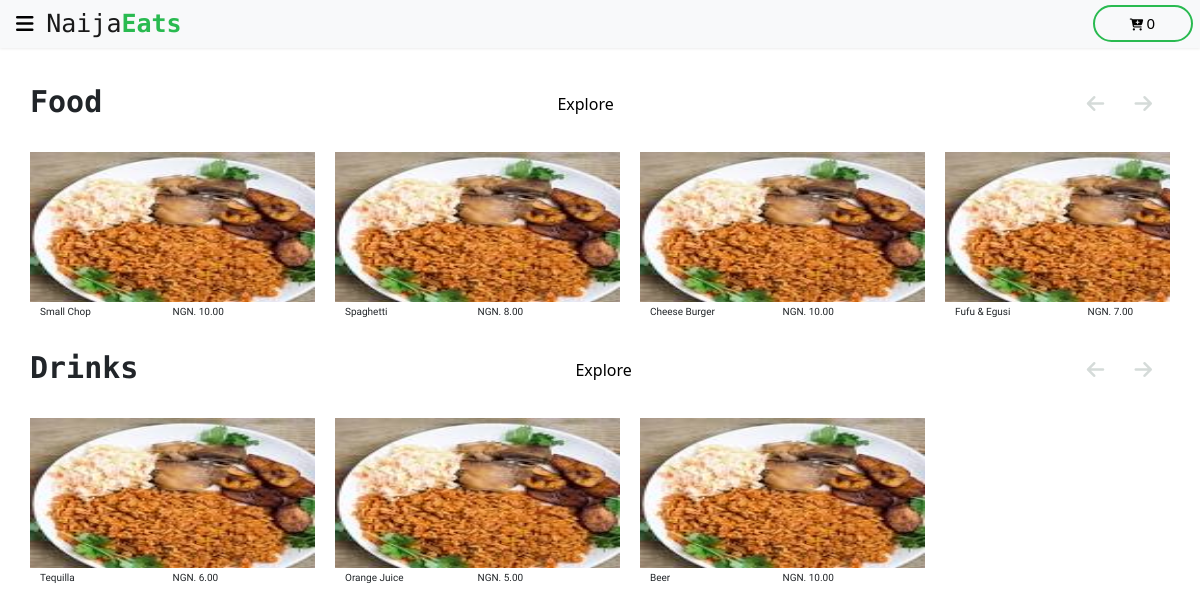
Screenshot of / (signed in) with the database file from the repository.
### app/models/category.py (models this page shows, shortened)
class Category(db.Model):
    id = db.Column(db.String(50), primary_key=True, default=generate_uuid)
    title = db.Column(db.String(30), nullable=False, unique=True)
    menu = db.relationship('MenuItem', backref='category', lazy=True)

### app/models/menu_item.py (models this page shows, shortened)
class MenuItem(db.Model):
    id = db.Column(db.String(50), primary_key=True, default=generate_uuid)
    title = db.Column(db.String(50), nullable=False)
    image_url = db.Column(db.Text, nullable=False,
                          default="../static/images/naijafoods.jpeg")
    description = db.Column(db.Text)
    price = db.Column(db.Numeric(precision=5, scale=2), nullable=False)
    category_id = db.Column(db.String(50), db.ForeignKey('category.id'),
                            nullable=False)
    user_id = db.Column(db.String(50), db.ForeignKey('user.id'),
                        nullable=True)

### app/main/routes.py (the view)
@bp.route('/')
@bp.route('/home/<previous>')
def index(previous=False):
    if current_user.is_anonymous and not previous:
        return redirect(url_for('main_bp.about'))
    categories = Category.query.all()
    return render_template('home.html', categories=categories)

### app/__init__.py (called while the page is built)
def create_app(config_class=Config):
    app = Flask(__name__)
    app.config.from_object(config_class)
    db.init_app(app=app)
    login_manager = LoginManager()
    login_manager.init_app(app)
    login_manager.login_view = 'user_bp.login'
    from app.main import bp as main_bp
    from app.user import bp as user_bp
    app.register_blueprint(main_bp)
    app.register_blueprint(user_bp)
    @login_manager.user_loader
    def load_user(user_id):
        return User.query.get(user_id)
    @app.route('/test/')
    def test_app():
        return '<h1>It seems the app is working well</h1>'
    return app

### app/templates/home.html (shortened to what this page needs)
{% extends "base.html" %}
{% block content %}
{% include 'home_nav.html' %}
{% for category in categories %}
<section>
    <div class="category-header">
        <h1>{{ category.title }}</h1>
        <a href="{{ url_for('main_bp.display_category', cat_id=category.id )}}">
            Explore
        </a>
        <div class="carousel-btns">
            <i id="left" class="fa-solid fa-arrow-left arrow-{{ category.id }}"></i>
            <i id="right" class="fa-solid fa-arrow-right arrow-{{ category.id }}"></i>
        </div>
    </div>
    <div class="wrapper">
        <div class="carousel" data-category-id="{{ category.id }}">
            {% for menu_item in category.menu %}
            <div class="item">
                <div class="food-card">
                    <img src="{{ menu_item.image_url }}" alt="...">
                    <div class="head">
                        <span>{{ menu_item.title }}</span>
                        <span>NGN. {{ menu_item.price }}</span>
                    </div>
                </div>
            </div>
            {% endfor %}
        </div>
    </div>
</section>
{% endfor %}
{% endblock %}

### app/static/style/main.css (style rules this page uses)
* { margin: 0; padding: 0; box-sizing: border-box; }
html { font-size: 10px; }
body { position: relative; font-size: 1.6rem; padding: 10px; }
a, a:link, a:visited, a:active { color: black; text-decoration: none; }

### app/static/style/food-carousel.css (style rules this page uses)
.category-header { display: flex; padding: 10px 20px; flex-direction: row; justify-content: space-between; align-items: center; }
.category-header h1 { font-size: 3rem; font-family: "Roboto Mono", monospace; font-weight: 700; line-height: 1.5; }
.carousel-btns { width: fit-content; padding: 10px; }
.carousel-btns i { background-color: #dfebe7; color: #79827f; font-size: 2rem; padding: 8px; border-radius: 50%; margin-left: 10px; cursor: pointer; display: inline-block; }
.carousel-btns i:first-child { margin-left: 0; }
.wrapper { margin: 10px 20px; height: fit-content; white-space: nowrap; display: flex; justify-content: center; }
.wrapper .carousel { width: 100%; overflow: hidden; cursor: pointer; scroll-behavior: smooth; touch-action: pan-y; font-size: 0; z-index: 2; }
.item { display: inline-block; width: calc(100% / 4); margin-left: 20px; pointer-events: none; }
.item:first-of-type { margin-left: 0; }
.item img { width: 100%; height: 150px; }
.food-card { line-height: 2; }
.food-card .head { display: flex; flex-direction: row; justify-content: space-between; padding: 0 10px; }
.food-card .head span { font-size: 1rem; display: inline-block; width: 50%; font-family: "Sono", sans-serif; }
.disabled { background-color: transparent !important; color: #d5dbd9 !important; }

### rows the page displays
Category: title "Food"
MenuItem: image_url (picture), title "Small Chop", price "10.00"
MenuItem: image_url (picture), title "Spaghetti", price "8.00"
MenuItem: image_url (picture), title "Cheese Burger", price "10.00"
MenuItem: image_url (picture), title "Fufu & Egusi", price "7.00"
Category: title "Drinks"
MenuItem: image_url (picture), title "Tequilla", price "6.00"
MenuItem: image_url (picture), title "Orange Juice", price "5.00"
MenuItem: image_url (picture), title "Beer", price "10.00"
